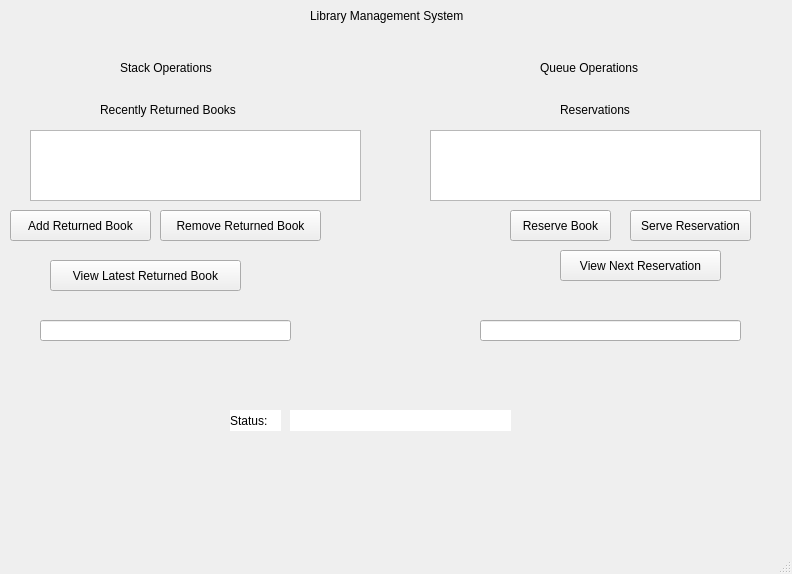
<?xml version="1.0" encoding="UTF-8"?>
<ui version="4.0">
 <class>MainWindow</class>
 <widget class="QMainWindow" name="MainWindow">
  <property name="geometry">
   <rect>
    <x>0</x>
    <y>0</y>
    <width>792</width>
    <height>574</height>
   </rect>
  </property>
  <property name="windowTitle">
   <string>MainWindow</string>
  </property>
  <property name="styleSheet">
   <string notr="true"/>
  </property>
  <widget class="QWidget" name="centralwidget">
   <widget class="QPushButton" name="pushButtonPush">
    <property name="geometry">
     <rect>
      <x>10</x>
      <y>210</y>
      <width>141</width>
      <height>31</height>
     </rect>
    </property>
    <property name="text">
     <string>Add Returned Book</string>
    </property>
   </widget>
   <widget class="QLineEdit" name="bookInput">
    <property name="geometry">
     <rect>
      <x>40</x>
      <y>320</y>
      <width>251</width>
      <height>21</height>
     </rect>
    </property>
    <property name="styleSheet">
     <string notr="true"/>
    </property>
   </widget>
   <widget class="QListWidget" name="stackListWidget">
    <property name="geometry">
     <rect>
      <x>30</x>
      <y>130</y>
      <width>331</width>
      <height>71</height>
     </rect>
    </property>
   </widget>
   <widget class="QListWidget" name="queueListWidget">
    <property name="geometry">
     <rect>
      <x>430</x>
      <y>130</y>
      <width>331</width>
      <height>71</height>
     </rect>
    </property>
   </widget>
   <widget class="QPushButton" name="pushButtonPop">
    <property name="geometry">
     <rect>
      <x>160</x>
      <y>210</y>
      <width>161</width>
      <height>31</height>
     </rect>
    </property>
    <property name="text">
     <string>Remove Returned Book</string>
    </property>
   </widget>
   <widget class="QPushButton" name="pushButtonPeekStack">
    <property name="geometry">
     <rect>
      <x>50</x>
      <y>260</y>
      <width>191</width>
      <height>31</height>
     </rect>
    </property>
    <property name="text">
     <string>View Latest Returned Book</string>
    </property>
   </widget>
   <widget class="QPushButton" name="pushButtonEnqueue">
    <property name="geometry">
     <rect>
      <x>510</x>
      <y>210</y>
      <width>101</width>
      <height>31</height>
     </rect>
    </property>
    <property name="text">
     <string>Reserve Book</string>
    </property>
   </widget>
   <widget class="QPushButton" name="pushButtonDequeue">
    <property name="geometry">
     <rect>
      <x>630</x>
      <y>210</y>
      <width>121</width>
      <height>31</height>
     </rect>
    </property>
    <property name="text">
     <string>Serve Reservation</string>
    </property>
   </widget>
   <widget class="QPushButton" name="pushButtonPeekQueue">
    <property name="geometry">
     <rect>
      <x>560</x>
      <y>250</y>
      <width>161</width>
      <height>31</height>
     </rect>
    </property>
    <property name="text">
     <string>View Next Reservation</string>
    </property>
   </widget>
   <widget class="QLabel" name="statusLabel">
    <property name="geometry">
     <rect>
      <x>290</x>
      <y>410</y>
      <width>221</width>
      <height>21</height>
     </rect>
    </property>
    <property name="styleSheet">
     <string notr="true">background-color: rgb(255, 255, 255);</string>
    </property>
    <property name="text">
     <string/>
    </property>
   </widget>
   <widget class="QLabel" name="titleLabel">
    <property name="geometry">
     <rect>
      <x>310</x>
      <y>0</y>
      <width>191</width>
      <height>31</height>
     </rect>
    </property>
    <property name="styleSheet">
     <string notr="true"/>
    </property>
    <property name="text">
     <string>Library Management System</string>
    </property>
   </widget>
   <widget class="QLabel" name="label_2">
    <property name="geometry">
     <rect>
      <x>230</x>
      <y>410</y>
      <width>51</width>
      <height>21</height>
     </rect>
    </property>
    <property name="styleSheet">
     <string notr="true">background-color: rgb(255, 255, 255);</string>
    </property>
    <property name="text">
     <string>Status:</string>
    </property>
   </widget>
   <widget class="QLabel" name="stacklabel">
    <property name="geometry">
     <rect>
      <x>120</x>
      <y>60</y>
      <width>111</width>
      <height>16</height>
     </rect>
    </property>
    <property name="text">
     <string>Stack Operations</string>
    </property>
   </widget>
   <widget class="QLabel" name="label_4">
    <property name="geometry">
     <rect>
      <x>540</x>
      <y>60</y>
      <width>121</width>
      <height>16</height>
     </rect>
    </property>
    <property name="text">
     <string>Queue Operations</string>
    </property>
   </widget>
   <widget class="QLabel" name="label_5">
    <property name="geometry">
     <rect>
      <x>100</x>
      <y>100</y>
      <width>161</width>
      <height>20</height>
     </rect>
    </property>
    <property name="text">
     <string>Recently Returned Books</string>
    </property>
   </widget>
   <widget class="QLabel" name="label_6">
    <property name="geometry">
     <rect>
      <x>560</x>
      <y>100</y>
      <width>81</width>
      <height>20</height>
     </rect>
    </property>
    <property name="text">
     <string>Reservations</string>
    </property>
   </widget>
   <widget class="QLineEdit" name="reservationInput">
    <property name="geometry">
     <rect>
      <x>480</x>
      <y>320</y>
      <width>261</width>
      <height>21</height>
     </rect>
    </property>
   </widget>
   <widget class="QLabel" name="label">
    <property name="geometry">
     <rect>
      <x>-10</x>
      <y>-20</y>
      <width>811</width>
      <height>551</height>
     </rect>
    </property>
    <property name="styleSheet">
     <string notr="true">background-image: url(:/image/library.png);
background-position: center;
background-repeat: no-repeat;</string>
    </property>
    <property name="text">
     <string/>
    </property>
   </widget>
   <zorder>label</zorder>
   <zorder>pushButtonPush</zorder>
   <zorder>bookInput</zorder>
   <zorder>stackListWidget</zorder>
   <zorder>queueListWidget</zorder>
   <zorder>pushButtonPop</zorder>
   <zorder>pushButtonPeekStack</zorder>
   <zorder>pushButtonEnqueue</zorder>
   <zorder>pushButtonDequeue</zorder>
   <zorder>pushButtonPeekQueue</zorder>
   <zorder>statusLabel</zorder>
   <zorder>titleLabel</zorder>
   <zorder>label_2</zorder>
   <zorder>stacklabel</zorder>
   <zorder>label_4</zorder>
   <zorder>label_5</zorder>
   <zorder>label_6</zorder>
   <zorder>reservationInput</zorder>
  </widget>
  <widget class="QMenuBar" name="menubar">
   <property name="geometry">
    <rect>
     <x>0</x>
     <y>0</y>
     <width>792</width>
     <height>25</height>
    </rect>
   </property>
  </widget>
  <widget class="QStatusBar" name="statusbar"/>
 </widget>
 <resources/>
 <connections/>
</ui>
